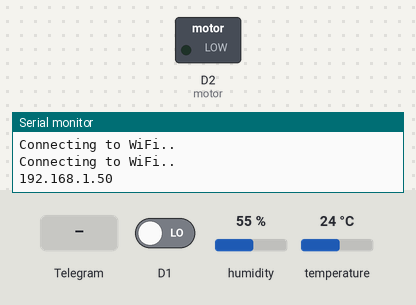
Recording of a sketch running on a simulated ESP8266 (NodeMCU). Shown: switched loads named in the sketch (green lamp = pin HIGH), the last lines printed to the serial monitor. Inputs (shaded band) come from the test bench; at power-on: D1 LOW, humidity 55 %, temperature 24 °C. WiFi joins after 1.5 s; servers stay silent unless stated; the local clock reads 2024-03-15 10:24:30 at power-on unless the sketch sets it.

Above: at 3.5 s.
3.6 s: Telegram message "/motoron" received
At 4.7 s:
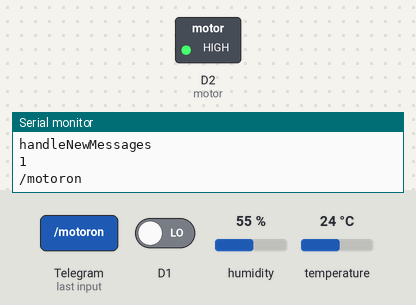
5.4 s: D1 driven HIGH
7.8 s: Telegram message "/start" received
10.5 s: Telegram message "/readings" received
Timing chart, 0 to 13.5 s (numbered marks = the images above; inputs shaded):
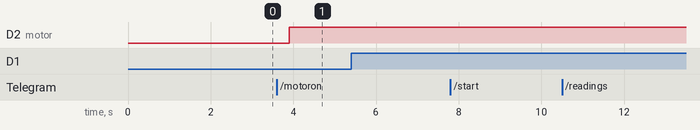

Measured:
- after the input at 3.6 s, D2 (motor): LOW → HIGH after 0.30 s

The sketch:

ttt.ino
```cpp
#ifdef ESP32
  #include <WiFi.h>
#else
  #include <ESP8266WiFi.h>
#endif
#include <WiFiClientSecure.h>
 #include <DHT.h>
#include <UniversalTelegramBot.h> // Universal Telegram Bot Library written by Brian Lough: https://github.com/witnessmenow/Universal-Arduino-Telegram-Bot
#include <ArduinoJson.h>

#define DHTPIN D4
#define motor D2
#define ldrPin A0
#define soilmoisture D1
#define DHTTYPE DHT11
DHT dht(DHTPIN, DHTTYPE);
// Replace with your network credentials
const char* ssid = "Galaxy M30sFFEF";
const char* password = "balajiwifi";

// Use @myidbot to find out the chat ID of an individual or a group
// Also note that you need to click "start" on a bot before it can
// message you
#define CHAT_ID "1237659840"

// Initialize Telegram BOT
#define BOTtoken "1833696326:AAHlZW9zcxRs0RWjPC8DdlCDdZH2Fz6bAVU"  // your Bot Token (Get from Botfather)


#ifdef ESP8266
  X509List cert(TELEGRAM_CERTIFICATE_ROOT);
#endif

WiFiClientSecure client;
UniversalTelegramBot bot(BOTtoken, client);

int botRequestDelay = 1000;
unsigned long lastTimeBotRan;
float h,t,l,s;

// Get sensor readings and return them as a String variable
String getReadings() {
   h = dht.readHumidity();
  // Read temperature as Celsius (the default)
   t = dht.readTemperature();
   l = analogRead(A0);
   s = digitalRead(D1);
   Serial.println(s);
  String message = "Temperature: " + String(t) + " ºC \n";
  message += "Humidity: " + String (h) + " % \n";
  message += "Light Intensity: " + String (l) + " % \n";
  message += "Soil Moisture: " + String (s) + " % \n";
  return message;
}

//Handle what happens when you receive new messages
void handleNewMessages(int numNewMessages) {
  Serial.println("handleNewMessages");
  Serial.println(String(numNewMessages));

  for (int i = 0; i < numNewMessages; i++) {
    // Chat id of the requester
    String chat_id = String(bot.messages[i].chat_id);
    if (chat_id != CHAT_ID) {
      bot.sendMessage(chat_id, "Unauthorized user", "");
      continue;
    }
// Print the received message
    String text = bot.messages[i].text;
    Serial.println(text);

    String from_name = bot.messages[i].from_name;
    if (text == "/start") {
      String welcome = "Welcome, " + from_name + ".\n";
      welcome += "Use the /readings command to get current readings.\n";
      welcome += "Use /motoron and /motoroff \n";
      welcome += "to control Motor \n";
      bot.sendMessage(chat_id, welcome, "");
    }

    if (text == "/readings") {
      String readings = getReadings();
      bot.sendMessage(chat_id, readings, "");
    }
    if (text == "/motoron") {
      String cmd = "Motor is switched on";
      digitalWrite(motor, HIGH);
      bot.sendMessage(chat_id, cmd, "");
    }
    if (text == "/motoroff") {
      String cmd = "Motor is switched off";
      digitalWrite(motor, LOW);
      bot.sendMessage(chat_id, cmd, "");
    }
  }
}

void setup() {
  Serial.begin(115200);
    #ifdef ESP8266
    configTime(0, 0, "pool.ntp.org");      // get UTC time via NTP
    client.setTrustAnchors(&cert); // Add root certificate for api.telegram.org
  #endif

  dht.begin();
  pinMode(D1,INPUT);
  pinMode(motor, OUTPUT);
  // Connect to Wi-Fi
  // Connect to Wi-Fi
  WiFi.mode(WIFI_STA);
  WiFi.begin(ssid, password);
  #ifdef ESP32
    client.setCACert(TELEGRAM_CERTIFICATE_ROOT); // Add root certificate for api.telegram.org
  #endif
  while (WiFi.status() != WL_CONNECTED) {
    delay(1000);
    Serial.println("Connecting to WiFi..");
  }
  // Print ESP32 Local IP Address
  Serial.println(WiFi.localIP());

  bot.sendMessage(CHAT_ID, "Bot Started", "");
}

void loop() {
  if (millis() > lastTimeBotRan + botRequestDelay)  {
    int numNewMessages = bot.getUpdates(bot.last_message_received + 1);

    while (numNewMessages) {
      Serial.println("got response");
      handleNewMessages(numNewMessages);
      numNewMessages = bot.getUpdates(bot.last_message_received + 1);
    }
    lastTimeBotRan = millis();
  }
  s = digitalRead(D1);
    if(s==1){
      Serial.println(s);
    bot.sendMessage(CHAT_ID, "Ur plant needs water!!", "");
    Serial.println("Ur plant needs water!!");
  }
}
```
